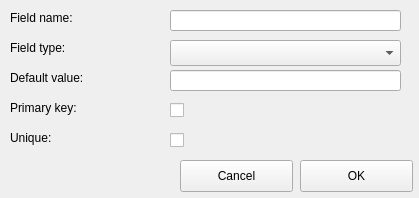
<?xml version="1.0" encoding="UTF-8"?>
<ui version="4.0">
 <class>MainWindow</class>
 <widget class="QMainWindow" name="MainWindow">
  <property name="geometry">
   <rect>
    <x>0</x>
    <y>0</y>
    <width>419</width>
    <height>198</height>
   </rect>
  </property>
  <property name="windowTitle">
   <string>MainWindow</string>
  </property>
  <widget class="QWidget" name="centralwidget">
   <widget class="QLineEdit" name="defaultvalue">
    <property name="geometry">
     <rect>
      <x>170</x>
      <y>70</y>
      <width>231</width>
      <height>21</height>
     </rect>
    </property>
   </widget>
   <widget class="QLineEdit" name="fieldname">
    <property name="geometry">
     <rect>
      <x>170</x>
      <y>10</y>
      <width>231</width>
      <height>21</height>
     </rect>
    </property>
   </widget>
   <widget class="QComboBox" name="fieldtype">
    <property name="geometry">
     <rect>
      <x>170</x>
      <y>40</y>
      <width>231</width>
      <height>26</height>
     </rect>
    </property>
   </widget>
   <widget class="QLabel" name="ft_label">
    <property name="geometry">
     <rect>
      <x>10</x>
      <y>40</y>
      <width>71</width>
      <height>16</height>
     </rect>
    </property>
    <property name="text">
     <string>Field type:</string>
    </property>
   </widget>
   <widget class="QCheckBox" name="unique">
    <property name="geometry">
     <rect>
      <x>170</x>
      <y>130</y>
      <width>21</width>
      <height>20</height>
     </rect>
    </property>
    <property name="text">
     <string/>
    </property>
   </widget>
   <widget class="QLabel" name="fn_label">
    <property name="geometry">
     <rect>
      <x>10</x>
      <y>10</y>
      <width>81</width>
      <height>16</height>
     </rect>
    </property>
    <property name="text">
     <string>Field name:</string>
    </property>
   </widget>
   <widget class="QPushButton" name="ok_button">
    <property name="geometry">
     <rect>
      <x>300</x>
      <y>160</y>
      <width>113</width>
      <height>32</height>
     </rect>
    </property>
    <property name="text">
     <string>OK</string>
    </property>
   </widget>
   <widget class="QLabel" name="pk_label">
    <property name="geometry">
     <rect>
      <x>10</x>
      <y>100</y>
      <width>141</width>
      <height>16</height>
     </rect>
    </property>
    <property name="text">
     <string>Primary key:</string>
    </property>
   </widget>
   <widget class="QLabel" name="dv_label">
    <property name="geometry">
     <rect>
      <x>10</x>
      <y>70</y>
      <width>91</width>
      <height>16</height>
     </rect>
    </property>
    <property name="text">
     <string>Default value:</string>
    </property>
   </widget>
   <widget class="QPushButton" name="cancel_button">
    <property name="geometry">
     <rect>
      <x>180</x>
      <y>160</y>
      <width>113</width>
      <height>32</height>
     </rect>
    </property>
    <property name="text">
     <string>Cancel</string>
    </property>
   </widget>
   <widget class="QCheckBox" name="primary_key">
    <property name="geometry">
     <rect>
      <x>170</x>
      <y>100</y>
      <width>21</width>
      <height>20</height>
     </rect>
    </property>
    <property name="text">
     <string/>
    </property>
   </widget>
   <widget class="QLabel" name="u_label">
    <property name="geometry">
     <rect>
      <x>10</x>
      <y>130</y>
      <width>141</width>
      <height>16</height>
     </rect>
    </property>
    <property name="text">
     <string>Unique:</string>
    </property>
   </widget>
  </widget>
 </widget>
 <resources/>
 <connections/>
</ui>
